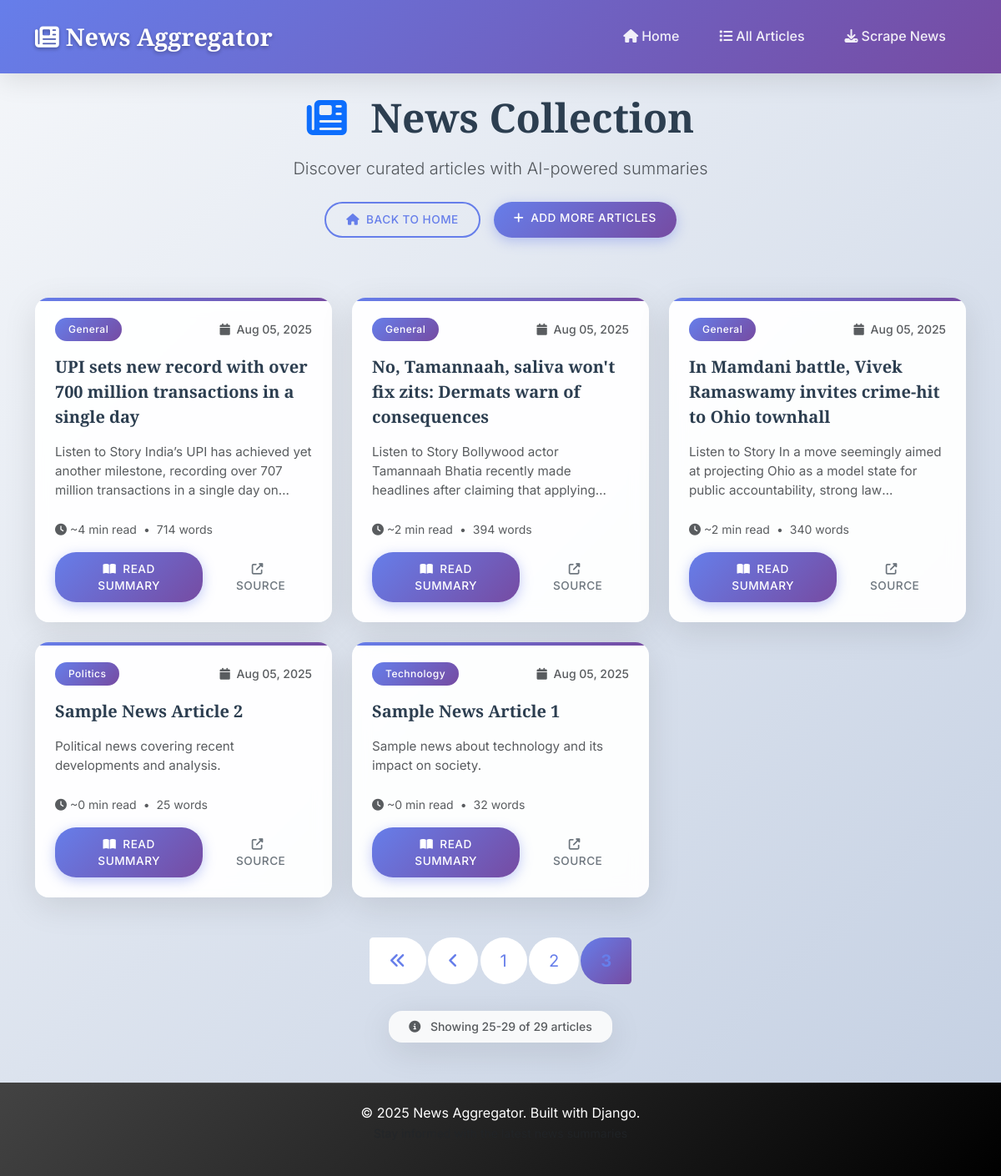
Page /articles/?page=3 on the committed database.
### news/models.py (models this page shows, shortened)
class Article(models.Model):
    title = models.CharField(max_length=500, blank=True, null=True)
    url = models.URLField(unique=True, max_length=1000)
    category = models.CharField(max_length=100, blank=True, null=True)
    publication_date = models.DateTimeField(blank=True, null=True)
    full_text = models.TextField()
    summary = models.TextField(blank=True, null=True)
    created_at = models.DateTimeField(default=timezone.now)
    updated_at = models.DateTimeField(auto_now=True)
    class Meta:
        ordering = ['-created_at']
        verbose_name = 'Article'
        verbose_name_plural = 'Articles'
    def get_short_summary(self, length=200):
        if self.summary:
            return self.summary[:length] + '...' if len(self.summary) > length else self.summary
        return self.full_text[:length] + '...' if len(self.full_text) > length else self.full_text

### news/views.py (the view)
# urls.py: path('articles/', views.article_list, name='article_list'),
def article_list(request):
    articles_list = Article.objects.all()
    paginator = Paginator(articles_list, 12)  # Show 12 articles per page
    page_number = request.GET.get('page')
    articles = paginator.get_page(page_number)
    context = {
        'articles': articles,
    }
    return render(request, 'news/article_list.html', context)

### news/templates/news/article_list.html (shortened to what this page needs)
{% extends 'news/base.html' %}
{% block content %}
<div class="fade-in">
    <div class="row mb-5">
        <div class="col-12">
            <div class="text-center mb-4">
                <h1 class="display-5 fw-bold mb-3">
                    <i class="fas fa-newspaper me-3 text-primary"></i>
                    News Collection
                </h1>
                <p class="lead text-muted mb-4">
                    Discover curated articles with AI-powered summaries
                </p>
                <div class="d-flex justify-content-center gap-3 flex-wrap">
                    <a href="{% url 'news:home' %}" class="btn btn-outline-primary">
                        <i class="fas fa-home me-2"></i>Back to Home
                    </a>
                    <a href="{% url 'news:scrape_articles' %}" class="btn btn-primary">
                        <i class="fas fa-plus me-2"></i>Add More Articles
                    </a>
                </div>
            </div>
        </div>
    </div>
    {% if articles %}
    <div class="row g-4 mb-5">
        {% for article in articles %}
        <div class="col-xl-4 col-lg-6 col-md-6">
            <div class="card news-card h-100">
                <div class="card-body p-4">
                    <div class="d-flex justify-content-between align-items-center mb-3">
                        {% if article.category %}
                            <span class="badge bg-primary fw-medium">{{ article.category }}</span>
                        {% else %}
                            <span class="badge bg-secondary fw-medium">General</span>
                        {% endif %}
                        <small class="text-muted fw-medium">
                            <i class="fas fa-calendar me-1"></i>
                            {{ article.created_at|date:"M d, Y" }}
                        </small>
                    </div>
                    <h5 class="card-title mb-3 lh-base">
                        {% if article.title %}
                            {{ article.title|truncatechars:75 }}
                        {% else %}
                            Latest News Update
                        {% endif %}
                    </h5>
                    <p class="card-text text-muted mb-4 lh-base">
                        {{ article.get_short_summary }}
                    </p>
                    <div class="mb-3">
                        <small class="text-muted d-flex align-items-center">
                            <i class="fas fa-clock me-1"></i>
                            ~{% widthratio article.full_text|wordcount 200 1 %} min read
                            <span class="mx-2">•</span>
                            {{ article.full_text|wordcount }} words
                        </small>
                    </div>
                    <div class="d-flex gap-2 mt-auto">
                        <a href="{% url 'news:article_detail' article.pk %}"
                           class="btn btn-primary flex-fill">
                            <i class="fas fa-book-open me-2"></i>Read Summary
                        </a>
                        <a href="{{ article.url }}"
                           target="_blank"
                           class="btn btn-outline-secondary flex-fill"
                           title="Read original article">
                            <i class="fas fa-external-link-alt me-2"></i>Source
                        </a>
                    </div>
                </div>
            </div>
        </div>
        {% endfor %}
    </div>
    {% if articles.has_other_pages %}
    <div class="d-flex flex-column align-items-center mt-5">
        <nav aria-label="Articles pagination" class="mb-3">
            <ul class="pagination pagination-lg">
                {% if articles.has_previous %}
                    <li class="page-item">
                        <a class="page-link" href="?page=1" title="First page">
                            <i class="fas fa-angle-double-left"></i>
                        </a>
                    </li>
                    <li class="page-item">
                        <a class="page-link" href="?page={{ articles.previous_page_number }}" title="Previous page">
                            <i class="fas fa-angle-left"></i>
                        </a>
                    </li>
                {% endif %}
                {% for num in articles.paginator.page_range %}
                    {% if articles.number == num %}
                        <li class="page-item active">
                            <span class="page-link fw-bold">{{ num }}</span>
                        </li>
                    {% elif num > articles.number|add:'-3' and num < articles.number|add:'3' %}
                        <li class="page-item">
                            <a class="page-link" href="?page={{ num }}">{{ num }}</a>
                        </li>
                    {% endif %}
                {% endfor %}
            </ul>
        </nav>
        <div class="card bg-light border-0 px-4 py-2">
            <small class="text-muted fw-medium">
                <i class="fas fa-info-circle me-2"></i>
                Showing {{ articles.start_index }}-{{ articles.end_index }} of {{ articles.paginator.count }} articles
            </small>
        </div>
    </div>
    {% endif %}
    {% endif %}
</div>
{% endblock %}

### news/templates/news/base.html (style rules this page uses)
:root { --primary-gradient: linear-gradient(135deg, #667eea 0%, #764ba2 100%); --secondary-gradient: linear-gradient(135deg, #f093fb 0%, #f5576c 100%); --success-gradient: linear-gradient(135deg, #4facfe 0%, #00f2fe 100%); --dark-gradient: linear-gradient(135deg, #434343 0%, #000000 100%); --card-shadow: 0 10px 40px rgba(0,0,0,0.1); --card-shadow-hover: 0 20px 60px rgba(0,0,0,0.15); --border-radius: 16px; --primary-font: 'Inter', sans-serif; --heading-font: 'Playfair Display', serif; }
body { font-family: var(--primary-font); background: linear-gradient(135deg, #f5f7fa 0%, #c3cfe2 100%); min-height: 100vh; color: #2c3e50; line-height: 1.6; }
h1, h2, h3, h4, h5, h6 { font-family: var(--heading-font); font-weight: 600; color: #2c3e50; }
.card { border: none; border-radius: var(--border-radius); box-shadow: var(--card-shadow); overflow: hidden; transition: all 0.4s cubic-bezier(0.25, 0.8, 0.25, 1); background: rgba(255, 255, 255, 0.95); backdrop-filter: blur(10px); }
.news-card { height: 100%; position: relative; }
.news-card::before { content: ''; position: absolute; top: 0; left: 0; right: 0; height: 4px; background: var(--primary-gradient); }
.card-title { font-family: var(--heading-font); font-weight: 600; color: #2c3e50; line-height: 1.4; }
.card-text { display: -webkit-box; -webkit-line-clamp: 3; -webkit-box-orient: vertical; overflow: hidden; color: #6c757d; font-size: 0.95rem; }
.btn { border-radius: 25px; font-weight: 500; padding: 0.6rem 1.5rem; border: none; transition: all 0.3s ease; text-transform: uppercase; letter-spacing: 0.5px; font-size: 0.85rem; }
.btn-primary { background: var(--primary-gradient); box-shadow: 0 4px 15px rgba(102, 126, 234, 0.4); }
.btn-outline-primary { border: 2px solid #667eea; color: #667eea; background: transparent; }
.badge { font-size: 0.75rem; padding: 0.5rem 1rem; border-radius: 20px; font-weight: 500; letter-spacing: 0.5px; }
.bg-primary { background: var(--primary-gradient) !important; }
.pagination .page-link { border-radius: 50px; margin: 0 0.2rem; border: none; color: #667eea; }
.pagination .page-item.active .page-link { background: var(--primary-gradient); border: none; }
.fade-in { animation: fadeIn 0.6s ease-out; }

### rows in the picture
Article: category "General", created_at "Aug 05, 2025", title "UPI sets new record with over 700 million transactions in a single day", get_short_summary "Listen to Story India’s UPI has achieved yet another milestone, recording over 707 million transactions in a single day…", full_text "4", full_text "714"
Article: category "General", created_at "Aug 05, 2025", title "No, Tamannaah, saliva won't fix zits: Dermats warn of consequences", get_short_summary "Listen to Story Bollywood actor Tamannaah Bhatia recently made headlines after claiming that…", full_text "2", full_text "394"
Article: category "General", created_at "Aug 05, 2025", title "In Mamdani battle, Vivek Ramaswamy invites crime-hit to Ohio townhall", get_short_summary "Listen to Story In a move seemingly aimed at projecting Ohio as a model state for public accountability, strong…", full_text "2", full_text "340"
Article: category "Politics", created_at "Aug 05, 2025", title "Sample News Article 2", get_short_summary "Political news covering recent developments and analysis.", full_text "0", full_text "25"
Article: category "Technology", created_at "Aug 05, 2025", title "Sample News Article 1", get_short_summary "Sample news about technology and its impact on society.", full_text "0", full_text "32"

### other values in the picture
{{ num }} "1" "2"
{{ num }} "3"
{{ articles.start_index }} "25"
{{ articles.end_index }} "29"
{{ articles.paginator.count }} "29"
